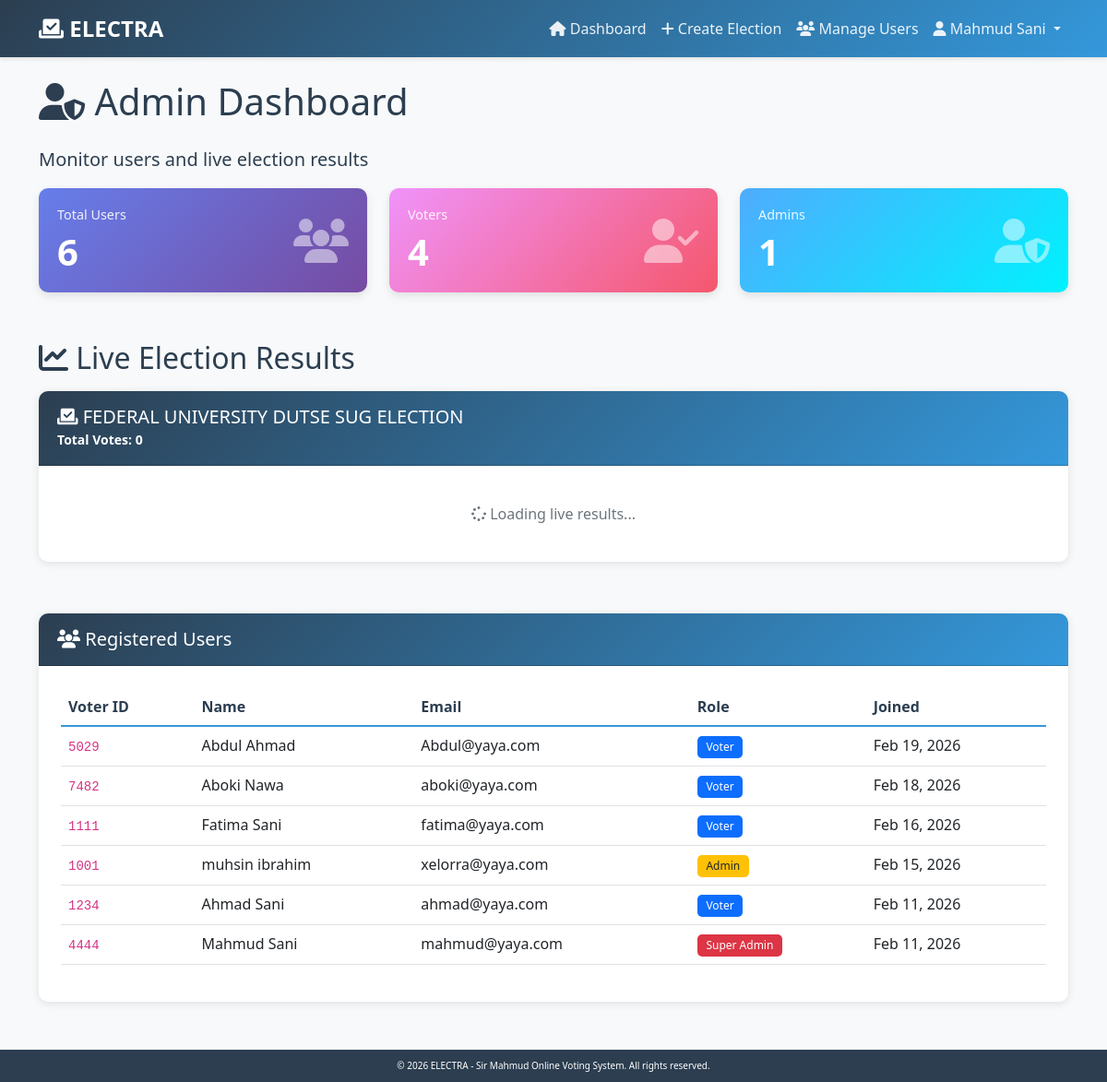
Page /staff/dashboard/ (signed in) on the committed database.
### accounts/models.py (models this page shows, shortened)
class User(AbstractBaseUser, PermissionsMixin):
    ROLE_CHOICES = [
        ('voter', 'Voter'),
        ('admin', 'Admin'),
        ('super_admin', 'Super Admin'),
    ]
    email = models.EmailField(unique=True, max_length=255)
    voter_id = models.CharField(max_length=50, unique=True, db_index=True)
    first_name = models.CharField(max_length=100)
    last_name = models.CharField(max_length=100)
    role = models.CharField(max_length=20, choices=ROLE_CHOICES, default='voter')
    is_active = models.BooleanField(default=True)
    is_staff = models.BooleanField(default=False)
    date_joined = models.DateTimeField(auto_now_add=True)
    objects = UserManager()
    USERNAME_FIELD = 'email'
    REQUIRED_FIELDS = ['voter_id', 'first_name', 'last_name']
    class Meta:
        verbose_name = 'User'
        verbose_name_plural = 'Users'
        ordering = ['-date_joined']
    def get_full_name(self):
        return f"{self.first_name} {self.last_name}"
    def is_admin(self):
        return self.role == 'admin'
    def is_super_admin(self):
        return self.role == 'super_admin'

### elections/models.py (models this page shows, shortened)
class Election(models.Model):
    visible_to_voters = models.BooleanField(default=False)
    STATUS_CHOICES = [
        ('upcoming', 'Upcoming'),
        ('active', 'Active'),
        ('ended', 'Ended'),
    ]
    title = models.CharField(max_length=200)
    description = models.TextField()
    start_date = models.DateTimeField()
    end_date = models.DateTimeField()
    status = models.CharField(
        max_length=20,
        choices=STATUS_CHOICES,
        default='upcoming'
    )
    results_published = models.BooleanField(default=False)
    created_by = models.ForeignKey(
        User,
        on_delete=models.SET_NULL,
        null=True,
        related_name='created_elections'
    )
    created_at = models.DateTimeField(auto_now_add=True)
    updated_at = models.DateTimeField(auto_now=True)
    class Meta:
        verbose_name = 'Election'
        verbose_name_plural = 'Elections'
        ordering = ['-created_at']

### voters/views.py (the view)
# urls.py: path('staff/dashboard/', views.admin_dashboard, name='admin_dashboard'),  # Changed from admin/dashboard/
@login_required
@admin_required
def admin_dashboard(request):
    if request.user.is_super_admin():
        users = User.objects.all().order_by('-date_joined')
    else:
        users = User.objects.exclude(role='super_admin').order_by('-date_joined')
    active_elections = Election.objects.filter(status='active')
    context = {
        'users': users,
        'active_elections': active_elections,
        'total_users': users.count(),
        'total_voters': users.filter(role='voter').count(),
        'total_admins': users.filter(role='admin').count(),
    }
    return render(request, 'voters/admin_dashboard.html', context)

### templates/voters/admin_dashboard.html (shortened to what this page needs)
{% extends 'base.html' %}
{% block content %}
<div class="row">
    <div class="col-12">
        <h1 class="mb-4"><i class="fas fa-user-shield"></i> Admin Dashboard</h1>
        <p class="lead">Monitor users and live election results</p>
    </div>
</div>
<div class="row">
    <div class="col-md-4">
        <div class="stats-card">
            <div class="d-flex justify-content-between align-items-center">
                <div>
                    <h6>Total Users</h6>
                    <h3>{{ total_users }}</h3>
                </div>
                <i class="fas fa-users fa-3x opacity-50"></i>
            </div>
        </div>
    </div>
    <div class="col-md-4">
        <div class="stats-card stats-card-pink">
            <div class="d-flex justify-content-between align-items-center">
                <div>
                    <h6>Voters</h6>
                    <h3>{{ total_voters }}</h3>
                </div>
                <i class="fas fa-user-check fa-3x opacity-50"></i>
            </div>
        </div>
    </div>
    <div class="col-md-4">
        <div class="stats-card stats-card-blue">
            <div class="d-flex justify-content-between align-items-center">
                <div>
                    <h6>Admins</h6>
                    <h3>{{ total_admins }}</h3>
                </div>
                <i class="fas fa-user-shield fa-3x opacity-50"></i>
            </div>
        </div>
    </div>
</div>
<div class="row section-spacing">
    <div class="col-12">
        <h2 class="mb-3">
            <i class="fas fa-chart-line"></i> Live Election Results
        </h2>
        {% if active_elections %}
            {% for election in active_elections %}
            <div class="card mb-4">
                <div class="card-header">
                    <h5 class="mb-0">
                        <i class="fas fa-vote-yea"></i> {{ election.title }}
                    </h5>
                    <small>
                        Total Votes: <span id="total-votes-{{ election.id }}" class="fw-bold">0</span>
                    </small>
                </div>
                <div class="card-body">
                    <div id="charts-container-{{ election.id }}">
                        <div class="text-center text-muted py-3">
                            <i class="fas fa-spinner fa-spin"></i> Loading live results...
                        </div>
                    </div>
                </div>
            </div>
            {% endfor %}
        {% else %}
            <div class="alert alert-info">
                <i class="fas fa-info-circle"></i> No active elections to monitor.
            </div>
        {% endif %}
    </div>
</div>
<div class="row section-spacing">
    <div class="col-12">
        <div class="card">
            <div class="card-header">
                <h5 class="mb-0"><i class="fas fa-users"></i> Registered Users</h5>
            </div>
            <div class="card-body">
                <div class="table-responsive">
                    <table class="table table-hover">
                        <thead>
                            <tr>
                                <th>Voter ID</th>
                                <th>Name</th>
                                <th>Email</th>
                                <th>Role</th>
                                <th>Joined</th>
                            </tr>
                        </thead>
                        <tbody>
                            {% for user_obj in users %}
                            <tr>
                                <td><code>{{ user_obj.voter_id }}</code></td>
                                <td>{{ user_obj.get_full_name }}</td>
                                <td>{{ user_obj.email }}</td>
                                <td>
                                    {% if user_obj.is_super_admin %}
                                        <span class="badge bg-danger">Super Admin</span>
                                    {% elif user_obj.is_admin %}
                                        <span class="badge bg-warning text-dark">Admin</span>
                                    {% else %}
                                        <span class="badge bg-primary">Voter</span>
                                    {% endif %}
                                </td>
                                <td>{{ user_obj.date_joined|date:"M d, Y" }}</td>
                            </tr>
                            {% endfor %}
                        </tbody>
                    </table>
                </div>
            </div>
        </div>
    </div>
</div>
{% endblock %}

### templates/base.html (shortened to what this page needs)
{% load static %}
<!DOCTYPE html>
<html lang="en">
<head>
    <link href="https://cdn.jsdelivr.net/npm/bootstrap@5.3.0/dist/css/bootstrap.min.css" rel="stylesheet">
    <link rel="stylesheet" href="https://cdnjs.cloudflare.com/ajax/libs/font-awesome/6.4.0/css/all.min.css">
    <link rel="stylesheet" href="{% static 'css/style.css' %}">
</head>
<body>
    <nav class="navbar navbar-expand-lg navbar-dark">
        <div class="container">
            <a class="navbar-brand" href="{% url 'home' %}">
                <i class="fas fa-vote-yea"></i> ELECTRA
            </a>
            <div class="collapse navbar-collapse" id="navbarNav">
                <ul class="navbar-nav ms-auto">
                    {% if user.is_authenticated %}
                        <li class="nav-item">
                            <a class="nav-link" href="{% url 'home' %}">
                                <i class="fas fa-home"></i> Dashboard
                            </a>
                        </li>
                        {% if user.is_super_admin %}
                        <li class="nav-item">
                            <a class="nav-link" href="{% url 'elections:create_election' %}">
                                <i class="fas fa-plus"></i> Create Election
                            </a>
                        </li>
                        <li class="nav-item">
                            <a class="nav-link" href="{% url 'voters:manage_users' %}">
                                <i class="fas fa-users"></i> Manage Users
                            </a>
                        </li>
                        {% endif %}
                        <li class="nav-item dropdown">
                            <a class="nav-link dropdown-toggle" href="#" id="navbarDropdown" role="button"
                               data-bs-toggle="dropdown" aria-expanded="false">
                                <i class="fas fa-user"></i> {{ user.get_full_name }}
                            </a>
                        </li>
                    {% endif %}
                </ul>
            </div>
        </div>
    </nav>
    <main class="container my-4">
        {% block content %}{% endblock %}
    </main>
    <footer class="footer mt-auto">
        <div class="container">
            <p class="mb-0">
                &copy; 2026 ELECTRA - Sir Mahmud Online Voting System. All rights reserved.
            </p>
        </div>
    </footer>
</body>
</html>

### static/css/style.css (style rules this page uses)
:root { --primary-color: #2c3e50; --secondary-color: #3498db; --success-color: #27ae60; --danger-color: #e74c3c; --warning-color: #f39c12; --info-color: #3498db; --light-bg: #f8f9fa; --white: #ffffff; --dark-text: #2c3e50; --muted-text: #6c757d; }
body { font-family: 'Segoe UI', Tahoma, Geneva, Verdana, sans-serif; background-color: var(--light-bg); color: var(--dark-text); }
.navbar { background: linear-gradient(135deg, var(--primary-color), var(--secondary-color)); box-shadow: 0 2px 4px rgba(0, 0, 0, 0.1); }
.navbar-brand { font-weight: 600; font-size: 1.5rem; color: var(--white) !important; }
.navbar-dark .navbar-nav .nav-link { color: rgba(255, 255, 255, 0.9); transition: color 0.3s ease; }
.card { border: none; border-radius: 10px; box-shadow: 0 2px 10px rgba(0, 0, 0, 0.1); margin-bottom: 20px; transition: transform 0.3s ease, box-shadow 0.3s ease; }
.card-header { background: linear-gradient(135deg, var(--primary-color), var(--secondary-color)); color: var(--white); border-radius: 10px 10px 0 0 !important; font-weight: 600; padding: 1rem 1.25rem; }
.card-body { padding: 1.5rem; }
.badge { padding: 0.5em 0.8em; font-weight: 500; border-radius: 5px; }
.stats-card { background: linear-gradient(135deg, #667eea 0%, #764ba2 100%); color: var(--white); padding: 20px; border-radius: 10px; margin-bottom: 20px; box-shadow: 0 4px 10px rgba(0, 0, 0, 0.1); transition: transform 0.3s ease; }
.stats-card h3 { font-size: 2.5rem; font-weight: bold; margin: 0; }
.stats-card h6 { font-size: 0.9rem; opacity: 0.9; margin-bottom: 0.5rem; }
.stats-card .opacity-50 { opacity: 0.5; }
.stats-card-pink { background: linear-gradient(135deg, #f093fb 0%, #f5576c 100%); }
.stats-card-blue { background: linear-gradient(135deg, #4facfe 0%, #00f2fe 100%); }
.table { background: var(--white); }
.table thead th { border-bottom: 2px solid var(--secondary-color); font-weight: 600; color: var(--primary-color); }
.table-responsive { border-radius: 8px; overflow: hidden; }
.footer { margin-top: 20px; padding: 10px 0; background-color: var(--primary-color); color: var(--white); text-align: center; font-size: 10px; }
.footer p { margin: 0; }
.text-muted { color: var(--muted-text) !important; }
.section-spacing { margin-top: 2rem; margin-bottom: 2rem; }

### rows in the picture
User: get_full_name "Mahmud Sani", voter_id "4444", email "mahmud@yaya.com", role "Super Admin", date_joined "Feb 11, 2026"
Election: title "FEDERAL UNIVERSITY DUTSE SUG ELECTION"
User: voter_id "5029", get_full_name "Abdul Ahmad", email "Abdul@yaya.com", role "Voter", date_joined "Feb 19, 2026"
User: voter_id "7482", get_full_name "Aboki Nawa", email "aboki@yaya.com", role "Voter", date_joined "Feb 18, 2026"
User: voter_id "1111", get_full_name "Fatima Sani", email "fatima@yaya.com", role "Voter", date_joined "Feb 16, 2026"
User: voter_id "1001", get_full_name "muhsin ibrahim", email "xelorra@yaya.com", role "Admin", date_joined "Feb 15, 2026"
User: voter_id "1234", get_full_name "Ahmad Sani", email "ahmad@yaya.com", role "Voter", date_joined "Feb 11, 2026"

### other values in the picture
{{ total_users }} "6"
{{ total_voters }} "4"
{{ total_admins }} "1"
